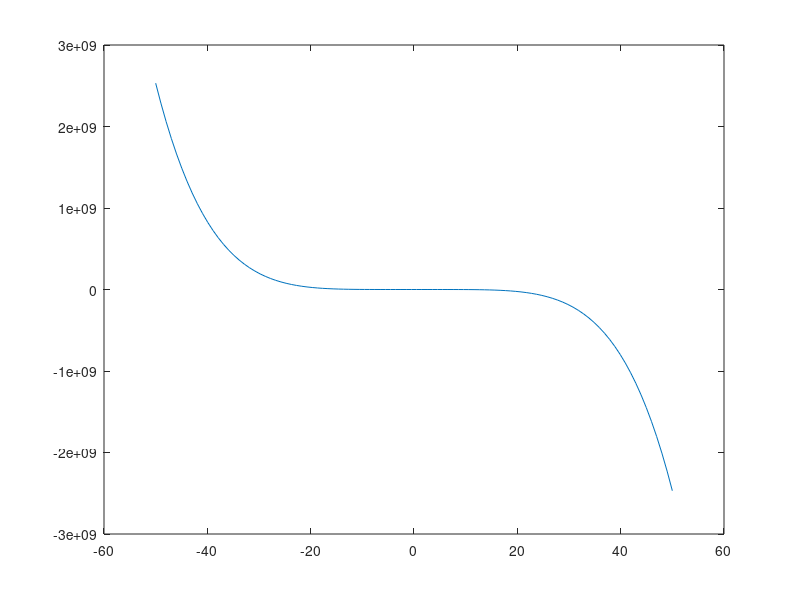

The MATLAB script that drew this image: (Note: this script raises an error after producing the figure.)
clear
clc

f = @(x) (-8.00*x.^5 + 5.00*x.^4 - 2.00*x.^3 - 6.00*x.^2+1.00*x-8.00);
f_der = @(x) (-40*x.^4 + 20*x.^3 - 6*x.^2 - 12*x.^1 + 1);
f_der2 = @(x) (-160*x.^3 + 60*x.^2 - 12*x - 12);
Toler = 10^(-5);
IterMax = 10;

x = linspace(-50, 50, 100);
plot(x,f(x)); # Definindo o intervalo

[Raiz, Iter, Info] = halley (-31, Toler, IterMax, f, f_der, f_der2)